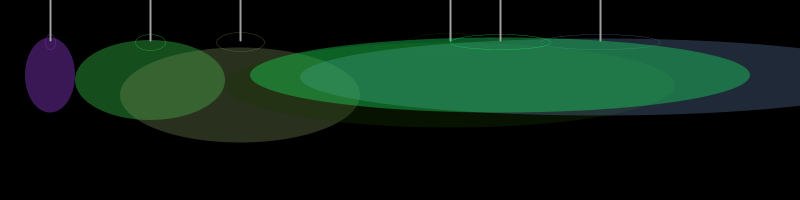
Frame 1 (no input)
Frame 60 (the mouse pressed at the canvas centre just before this capture): identical to frame 1, image omitted
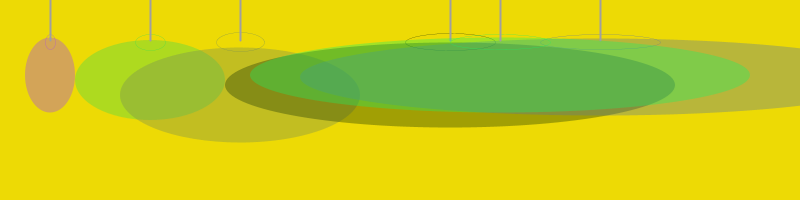
Frame 120 (the mouse held since frame 60 and released just before this capture)

The Processing sketch that drew these frames (run headless with seeded random() and noise(); from frame 60 on, the mouse is pressed at the canvas centre):

// Processing sketch: processing_92291
// ── processing_92291.pde


boolean colorchange;
Bulb Ian, mike, kit, bob, ben,thomas;
int x= 50;
int y= 75;
int c;
float s;


void setup() {
  size (800, 200);
  smooth();
  // randomSeed(0);
  Ian= new Bulb();
  mike = new Bulb();
  kit= new Bulb();
  bob = new Bulb();
  ben = new Bulb();
  thomas = new Bulb();
}

void draw() {

  if (colorchange) {
    background (#edda05);
  }
  else {
    background (0);
  }

  //  for (int i = 35; i < width ; i += 40) {
  //      int c= int(random(0, 120));
  //      float s = random (.40, 2.0);
  //  }

  Ian.display(x, y, c, 1);
  mike.display(150, y+5, c, 1);
  kit.display(240,y+20,c,2);
  bob.display(450,y+10,c,2);
  ben.display(600, y+2,c,3);
  thomas.display(500, y, c, 1);
}

void mousePressed() {
  colorchange =!colorchange;
}


class Bulb {
  //data
  int x= 50;
  int y= 75;
  color col;

  Bulb(){
    col = color(random(255),random(255),random(255));
    
  }

  //functions
  void display(int x, int y, int c, float s) {
    
    
    pushMatrix();
    //---------------big bulb
    stroke(col, 6);
    strokeWeight(.25);
    fill(col, 90);
    ellipse(x, y, x, y);
    //-----------------wire opening
    strokeWeight(.25);
    stroke(col);
    noFill();
    ellipse(x, 42, x/5, y/5);
    //-----------wire
    stroke(160);
    strokeWeight(2);
    line(x, 40, x, 0);
    popMatrix();
  }
}
